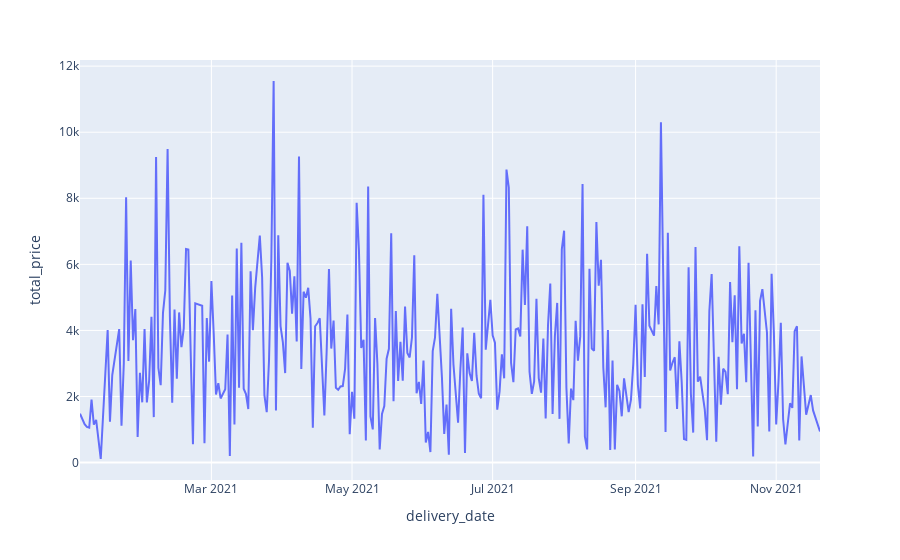

The cell this chart's notebook holds for it:
### Code cell
px.line(data_frame=rev_over_time, x='delivery_date' , y='total_price')

### Figure 1 — Plotly figure (JSON) as saved in the notebook; plotly's stock layout.template omitted (floating-point values rounded to 4 significant figures; data arrays with more than 128 entries replaced by an {"elided": "..."} marker saying what was removed)
{"data": [{"hovertemplate": "delivery_date=%{x}<br>total_price=%{y}<extra></extra>", "legendgroup": "", "line": {"color": "#636efa", "dash": "solid"}, "marker": {"symbol": "circle"}, "mode": "lines", "name": "", "orientation": "v", "showlegend": false, "type": "scatter", "x": {"elided": "304 str values"}, "xaxis": "x", "y": {"elided": "304 int values"}, "yaxis": "y"}], "layout": {"legend": {"tracegroupgap": 0}, "margin": {"t": 60}, "xaxis": {"anchor": "y", "domain": [0, 1], "title": {"text": "delivery_date"}}, "yaxis": {"anchor": "x", "domain": [0, 1], "title": {"text": "total_price"}}}}
